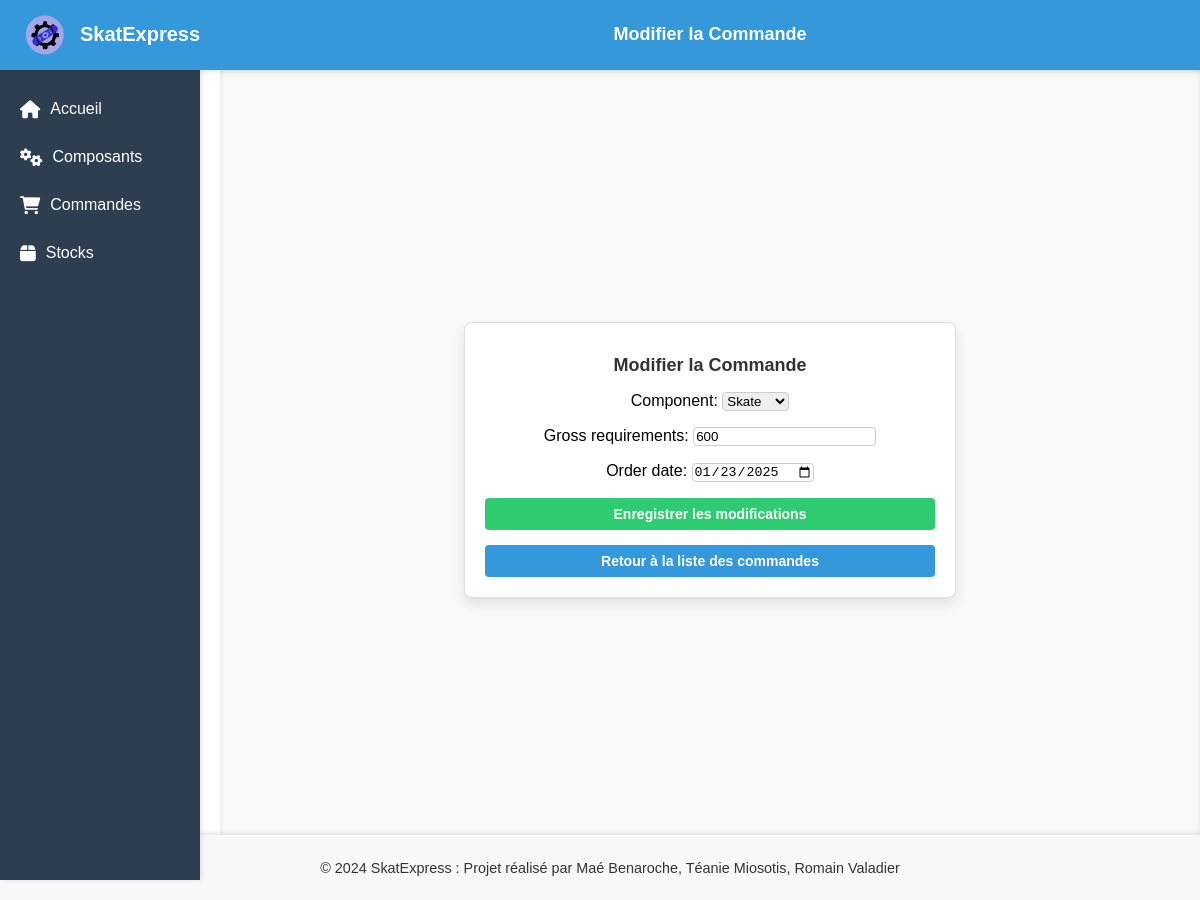
The page /orders/update/112/ on the database its author committed.
### App/models.py (models this page shows, shortened)
class Order(models.Model):
    component = models.ForeignKey(Component, on_delete=models.CASCADE)
    order_date = models.DateField()
    gross_requirements = models.IntegerField()
    stock = models.ForeignKey(Stock, on_delete=models.CASCADE)
    net_requirement = models.IntegerField()
    cost = models.DecimalField(max_digits=10, decimal_places=2, editable=False)
    order_release_date = models.DateField(editable=False)  # Calculée automatiquement lors de l'enregistrement
    planned_order_receipt = models.IntegerField(editable=False)

### App/views.py (the view)
# urls.py: path('orders/update/<int:pk>/', OrderUpdateView.as_view(), name='update_order'),  # URL pour modifier une commande
class OrderUpdateView(UpdateView):
    model = Order
    form_class = OrderForm
    template_name = 'update_order.html'
    success_url = reverse_lazy('order_list')

### App/forms.py
class OrderForm(forms.ModelForm):
    class Meta:
        model = Order
        fields = ['component', 'gross_requirements', 'order_date']
        widgets = {
            'order_date': forms.DateInput(attrs={'type': 'date'}),
        }

### App/models.py (called while the page is built)
    def __str__(self):
        return self.name

### templates/update_order.html (shortened to what this page needs)
{% extends 'base.html' %}
{% block header_title %}Modifier la Commande{% endblock %}
{% block content %}
<div class="form-wrapper">
    <div class="form-container">
        <h1>Modifier la Commande</h1>
        <form method="post">
            {{ form.as_p }}
            <button type="submit" class="submit-button">Enregistrer les modifications</button>
        </form>
        <a href="{% url 'order_list' %}" class="back-button">Retour à la liste des commandes</a>
    </div>
</div>
{% endblock %}

### static/css/style.css (style rules this page uses)
* { transition: all 0.3s ease-in-out; }
body { font-family: Arial, sans-serif; margin: 0; padding: 0; display: flex; min-height: 100vh; flex-direction: column; margin-bottom: 50px; }
.form-wrapper { display: flex; justify-content: center; align-items: center; min-height: calc(100vh - 100px); padding: 20px; background-color: #f9f9f9; text-align: center; }
.form-container { width: 100%; max-width: 450px; padding: 20px; border: 1px solid #ddd; border-radius: 8px; background-color: #fff; box-shadow: 0px 6px 12px rgba(0, 0, 0, 0.1); }
.form-container h1, .form-container h2 { text-align: center; color: #333; margin-bottom: 15px; font-size: 18px; }
input, select, textarea { border: 1px solid #ccc; border-radius: 4px; }
button[type="submit"]:not(.delete-button) { display: block; width: 100%; padding: 8px; background-color: #2ecc71; color: white; border: none; border-radius: 4px; font-size: 14px; font-weight: bold; cursor: pointer; margin-top: 15px; transition: background-color 0.3s ease; }
.back-button { display: block; margin: 15px auto 0; text-align: center; padding: 8px 16px; background-color: #3498db; color: white; text-decoration: none; border-radius: 4px; font-size: 14px; font-weight: bold; transition: background-color 0.3s ease; }

### rows shown on the page
Order: component "Skate", gross_requirements "600", order_date "01/23/2025"
